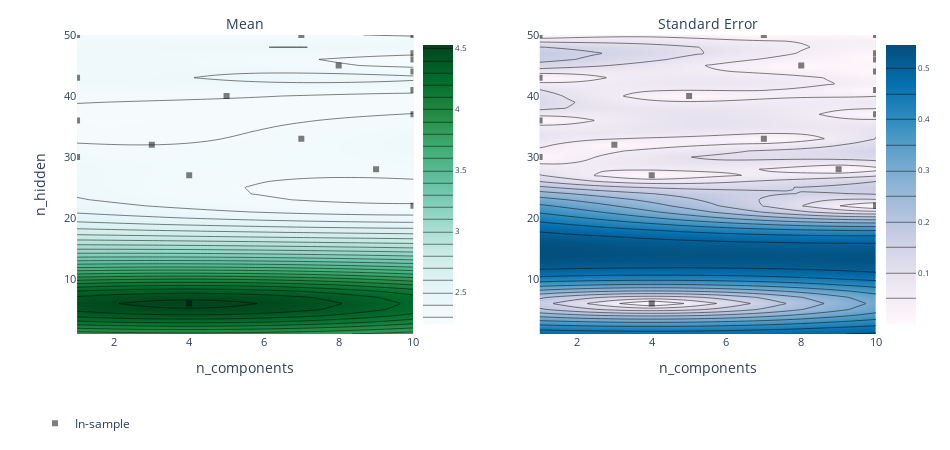

The code cell stored with this chart in its notebook:
### Code cell
render(plot_contour(model=model, param_x='n_components', param_y='n_hidden', metric_name='objective'))

### Figure 1 — Plotly figure (JSON) as saved in the notebook; plotly's stock layout.template omitted (floating-point values rounded to 4 significant figures; data arrays with more than 128 entries replaced by an {"elided": "..."} marker saying what was removed)
{"data": [{"autocolorscale": false, "autocontour": true, "colorbar": {"tickfont": {"size": 8}, "ticksuffix": "", "x": 0.45, "y": 0.5}, "colorscale": [[0, "rgb(247,252,253)"], [0.125, "rgb(229,245,249)"], [0.25, "rgb(204,236,230)"], [0.375, "rgb(153,216,201)"], [0.5, "rgb(102,194,164)"], [0.625, "rgb(65,174,118)"], [0.75, "rgb(35,139,69)"], [0.875, "rgb(0,109,44)"], [1, "rgb(0,68,27)"]], "contours": {"coloring": "heatmap"}, "hoverinfo": "x+y+z", "ncontours": 25, "type": "contour", "x": [1, 1.184, 1.367, 1.551, 1.735, 1.918, 2.102, 2.286, 2.469, 2.653, 2.837, 3.02, 3.204, 3.388, 3.571, 3.755, 3.939, 4.122, 4.306, 4.49, 4.673, 4.857, 5.041, 5.224, 5.408, 5.592, 5.776, 5.959, 6.143, 6.327, 6.51, 6.694, 6.878, 7.061, 7.245, 7.429, 7.612, 7.796, 7.98, 8.163, 8.347, 8.531, 8.714, 8.898, 9.082, 9.265, 9.449, 9.633, 9.816, 10], "xaxis": "x", "y": [1, 2, 3, 4, 5, 6, 7, 8, 9, 10, 11, 12, 13, 14, 15, 16, 17, 18, 19, 20, 21, 22, 23, 24, 25, 26, 27, 28, 29, 30, 31, 32, 33, 34, 35, 36, 37, 38, 39, 40, 41, 42, 43, 44, 45, 46, 47, 48, 49, 50], "yaxis": "y", "z": {"elided": "50x50 float values"}, "zauto": true, "zmax": 4.528, "zmin": -4.528}, {"autocolorscale": false, "autocontour": true, "colorbar": {"tickfont": {"size": 8}, "ticksuffix": "", "x": 1, "y": 0.5}, "colorscale": [[0, "rgb(255,247,251)"], [0.1429, "rgb(236,231,242)"], [0.2857, "rgb(208,209,230)"], [0.4286, "rgb(166,189,219)"], [0.5714, "rgb(116,169,207)"], [0.7143, "rgb(54,144,192)"], [0.8571, "rgb(5,112,176)"], [1, "rgb(3,78,123)"]], "contours": {"coloring": "heatmap"}, "hoverinfo": "x+y+z", "ncontours": 25, "type": "contour", "x": [1, 1.184, 1.367, 1.551, 1.735, 1.918, 2.102, 2.286, 2.469, 2.653, 2.837, 3.02, 3.204, 3.388, 3.571, 3.755, 3.939, 4.122, 4.306, 4.49, 4.673, 4.857, 5.041, 5.224, 5.408, 5.592, 5.776, 5.959, 6.143, 6.327, 6.51, 6.694, 6.878, 7.061, 7.245, 7.429, 7.612, 7.796, 7.98, 8.163, 8.347, 8.531, 8.714, 8.898, 9.082, 9.265, 9.449, 9.633, 9.816, 10], "xaxis": "x2", "y": [1, 2, 3, 4, 5, 6, 7, 8, 9, 10, 11, 12, 13, 14, 15, 16, 17, 18, 19, 20, 21, 22, 23, 24, 25, 26, 27, 28, 29, 30, 31, 32, 33, 34, 35, 36, 37, 38, 39, 40, 41, 42, 43, 44, 45, 46, 47, 48, 49, 50], "yaxis": "y2", "z": {"elided": "50x50 float values"}}, {"hoverinfo": "text", "legendgroup": "In-sample", "marker": {"color": "black", "opacity": 0.5, "symbol": 1}, "mode": "markers", "name": "In-sample", "text": ["0_0", "1_0", "2_0", "3_0", "4_0", "5_0", "6_0", "7_0", "8_0", "9_0", "10_0", "11_0", "12_0", "13_0", "14_0", "15_0", "16_0", "17_0", "18_0"], "type": "scatter", "x": [5, 10, 4, 9, 4, 7, 1, 1, 7, 10, 1, 3, 1, 10, 8, 10, 10, 10, 10], "xaxis": "x", "y": [40, 41, 27, 28, 6, 33, 36, 50, 50, 50, 43, 32, 30, 46, 45, 47, 44, 37, 22], "yaxis": "y"}, {"hoverinfo": "text", "legendgroup": "In-sample", "marker": {"color": "black", "opacity": 0.5, "symbol": 1}, "mode": "markers", "name": "In-sample", "showlegend": false, "text": ["0_0", "1_0", "2_0", "3_0", "4_0", "5_0", "6_0", "7_0", "8_0", "9_0", "10_0", "11_0", "12_0", "13_0", "14_0", "15_0", "16_0", "17_0", "18_0"], "type": "scatter", "x": [5, 10, 4, 9, 4, 7, 1, 1, 7, 10, 1, 3, 1, 10, 8, 10, 10, 10, 10], "xaxis": "x2", "y": [40, 41, 27, 28, 6, 33, 36, 50, 50, 50, 43, 32, 30, 46, 45, 47, 44, 37, 22], "yaxis": "y2"}], "layout": {"annotations": [{"font": {"size": 14}, "showarrow": false, "text": "Mean", "x": 0.25, "xanchor": "center", "xref": "paper", "y": 1, "yanchor": "bottom", "yref": "paper"}, {"font": {"size": 14}, "showarrow": false, "text": "Standard Error", "x": 0.8, "xanchor": "center", "xref": "paper", "y": 1, "yanchor": "bottom", "yref": "paper"}], "autosize": false, "height": 450, "hovermode": "closest", "legend": {"orientation": "h", "x": 0, "y": -0.25}, "margin": {"b": 100, "l": 35, "pad": 0, "r": 35, "t": 35}, "width": 950, "xaxis": {"anchor": "y", "autorange": false, "domain": [0.05, 0.45], "exponentformat": "e", "range": [1, 10], "tickfont": {"size": 11}, "tickmode": "auto", "title": {"text": "n_components"}, "type": "linear"}, "xaxis2": {"anchor": "y2", "autorange": false, "domain": [0.6, 1], "exponentformat": "e", "range": [1, 10], "tickfont": {"size": 11}, "tickmode": "auto", "title": {"text": "n_components"}, "type": "linear"}, "yaxis": {"anchor": "x", "autorange": false, "domain": [0, 1], "exponentformat": "e", "range": [1, 50], "tickfont": {"size": 11}, "tickmode": "auto", "title": {"text": "n_hidden"}, "type": "linear"}, "yaxis2": {"anchor": "x2", "autorange": false, "domain": [0, 1], "exponentformat": "e", "range": [1, 50], "tickfont": {"size": 11}, "tickmode": "auto", "type": "linear"}}}
